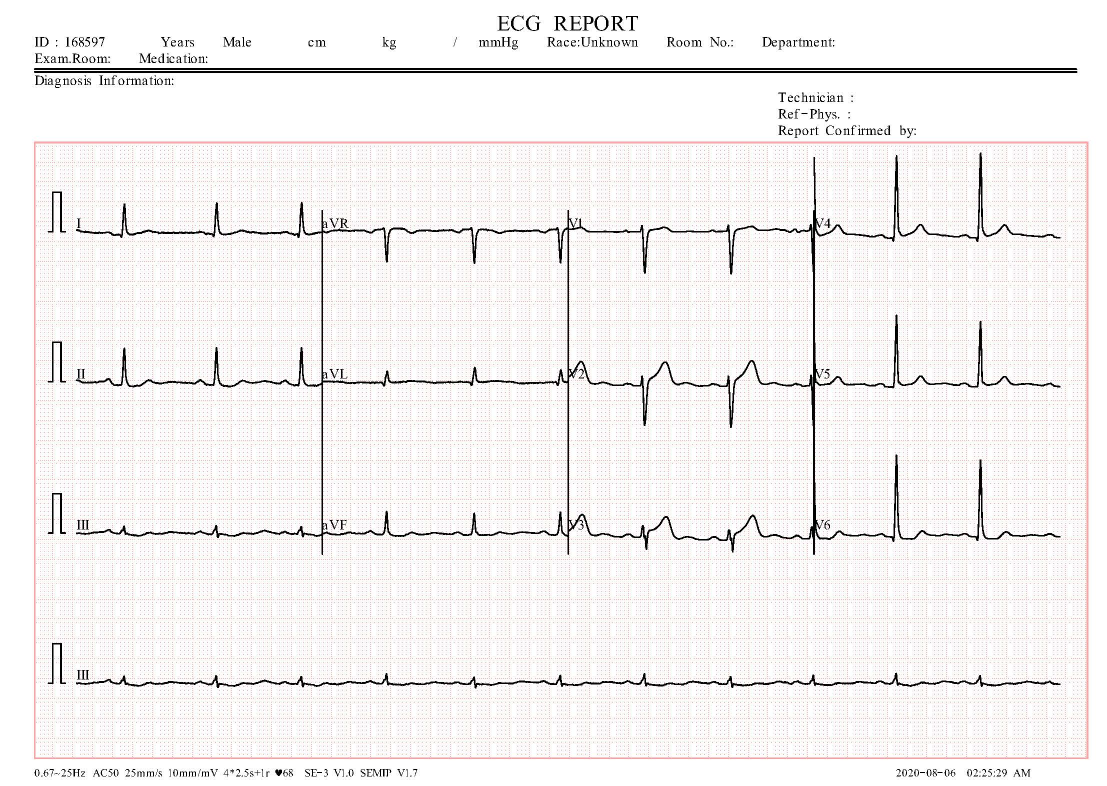
#> input picture ecg_analysis/ECG_TEST.jpg, 2213 x 1572 px (shown at 1/2 size)
$ jupyter execute ecg_intepreter.ipynb
#> lines starting #> are read from the running program, lines starting #| are printed output that depends on the picture; after the words box and inside, x2 and y2 are one past the last pixel; in counts of white or black regions, pixels touching at a corner belong together; long printed decimals are rounded
[cell 1]
#  organizing imports
import cv2
import numpy as np
import matplotlib.pyplot as plt
# path to input image is specified and
# image is loaded with imread command
image1 = cv2.imread('ECG_TEST.jpg')
#> image1 is the input picture: shape (1572, 2213, 3); mean B, G, R 241, 241.3, 243.6

# cv2.cvtColor is applied over the
# image input with applied parameters
# to convert the image in grayscale
img = cv2.cvtColor(image1, cv2.COLOR_BGR2GRAY)

# applying Otsu thresholding
# as an extra flag in binary
# thresholding
ret, thresh1 = cv2.threshold(img, 120, 225, cv2.THRESH_BINARY +
                                            cv2.THRESH_OTSU)
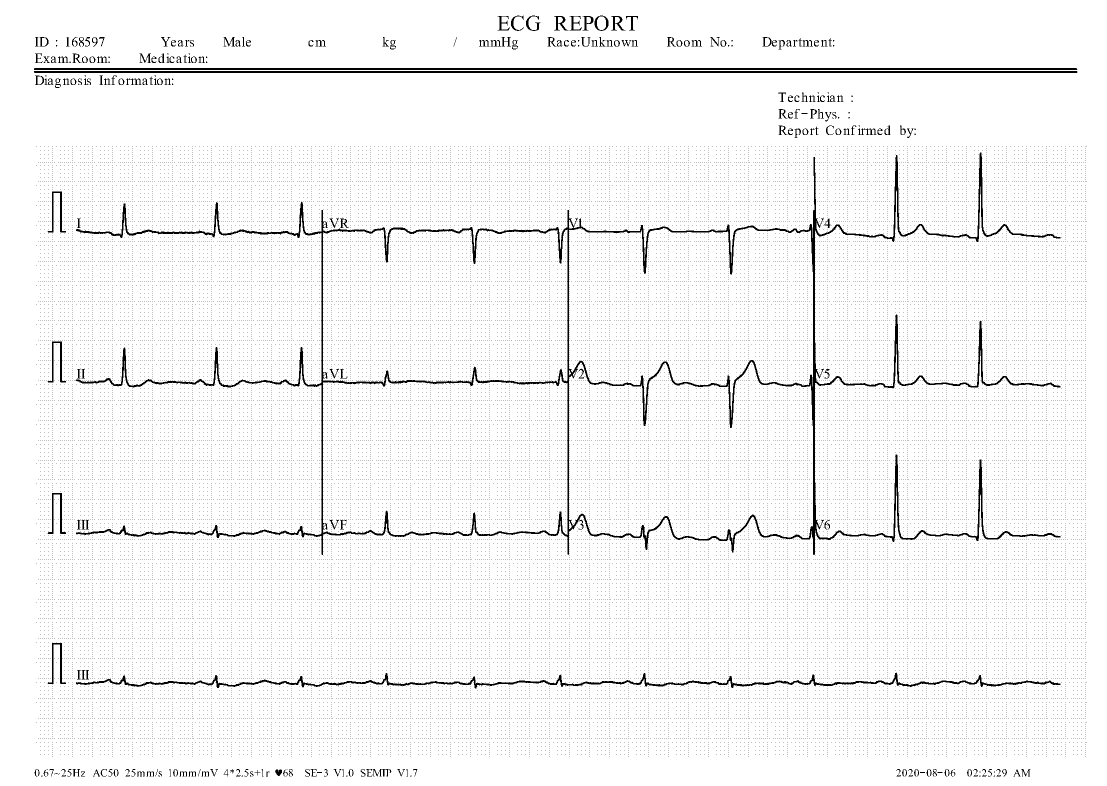
#> thresh1: shape (1572, 2213) (shown at 1/2 size); values 0 (black) and 225 (white), 96% white; 47207 black regions (46983 under 20 px), largest, box (x1, y1, x2, y2) and area: (151, 305, 2121, 1111) 46335, (152, 1345, 2121, 1377) 8713, (68, 142, 2155, 146) 8345
#> ret = 142

# the window showing output image
# with the corresponding thresholding
# techniques applied to the input image
plt.imshow(thresh1,cmap="gray")

[cell 2]
def crop_lead_I_ecg(path):
    # path to input image is specified and image is loaded with imread command
#> called with path = 'abnormal_example.jpg'
    image1 = cv2.imread(path)
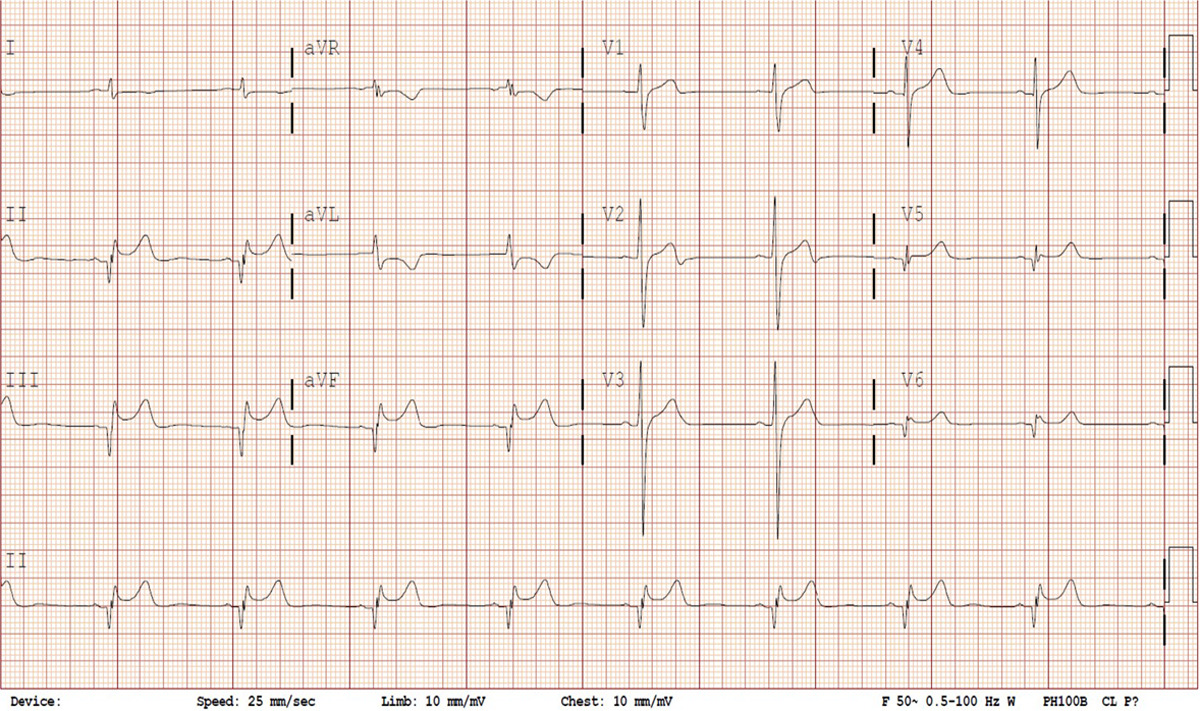
#> input picture ecg_analysis/abnormal_example.jpg, 1200 x 711 px
#> image1 is the input picture: shape (711, 1200, 3); mean B, G, R 218, 226.3, 239.7
    # cv2.cvtColor is applied over the image input with applied parametersto convert the image in grayscale
    img = cv2.cvtColor(image1, cv2.COLOR_BGR2GRAY)
#> img: shape (711, 1200)
    # Applying Otsu thresholding as an extra flag in binary thresholding
    ret, thresh1 = cv2.threshold(img, 120, 255, cv2.THRESH_BINARY + cv2.THRESH_OTSU)
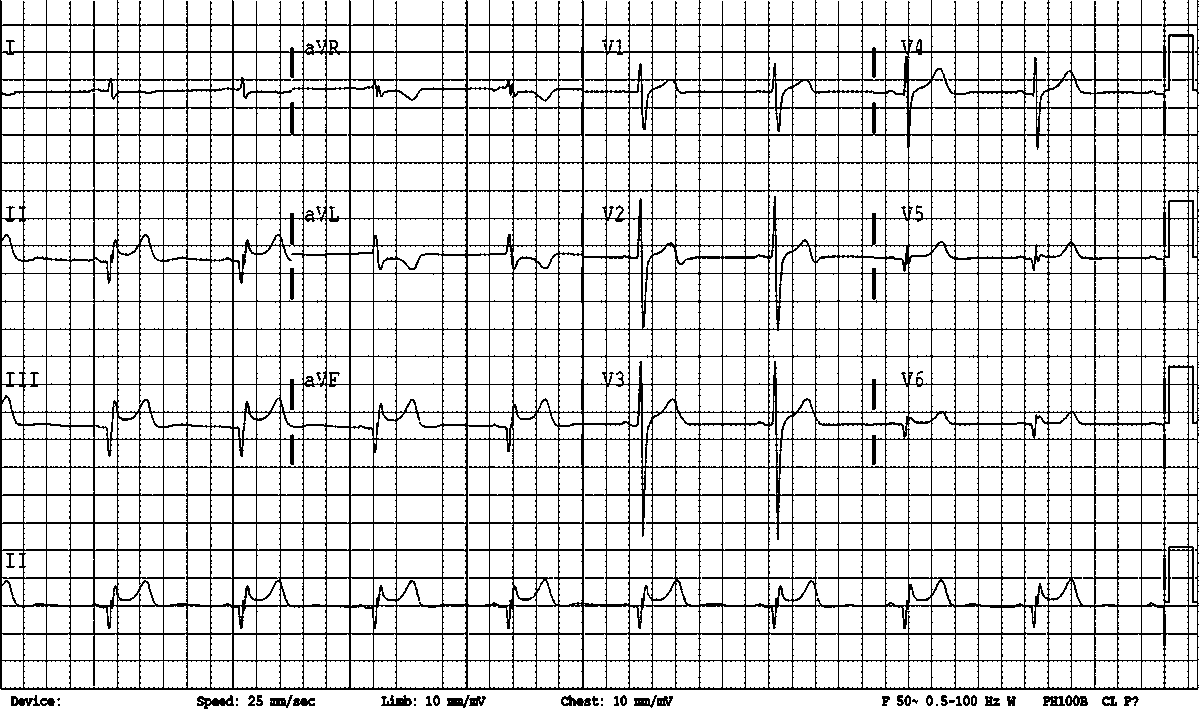
#> thresh1: shape (711, 1200); 86.5% white; black in thin lines or dots
#> ret = 204
    # Now we are going to crop Patient detail from upper side of ECG Report
    crop_img = thresh1[280:1400, 90:2115]
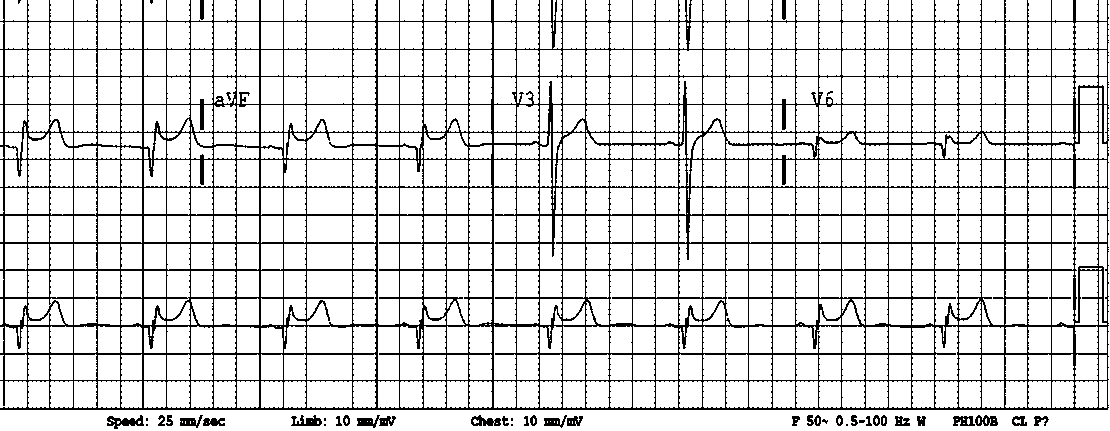
#> crop_img: shape (431, 1110); 86.9% white; black in thin lines or dots
    # Now we are going to crop single lead according to the pixels of ECG report
    crop_img = crop_img[90:200, 72:550]
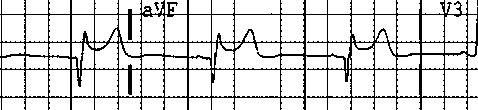
#> crop_img: shape (110, 478); 85.7% white; black in thin lines or dots
    for i in range (0,crop_img.shape[0]-10):
        for j in range (0,crop_img.shape[1]-10):
            if crop_img[i][j]==0:
                count=0
                for k in range (i-5,i+5):
                    for l in range (j-5,j+5):
                        if crop_img[k][l]==0:
                            count=count+1
                if(count<5):
                    crop_img[i][j]=255
    return crop_img

[cell 3]
lead_I_img=crop_lead_I_ecg("abnormal_example.jpg")
plt.imshow(lead_I_img,cmap="gray")

[cell 4]
def digitize_lead_I(img):
    pixel_from_top=[]
    pixel_from_bottom=[]
    for i in range (0,478):
        id=0
        for j in range (0,110):
            if img[j][i]==0:
                pixel_from_top.append(j)
                id=1
                break
        if id==0:
            pixel_from_top.append(pixel_from_top[i-1])

    for i in range (0,478):
        pixel_from_bottom.append(110-pixel_from_top[i])
    return pixel_from_bottom

[cell 5]
pixels=digitize_lead_I(lead_I_img)
#> pixels = 478 values, max 110 at index 1, min 96 at index 0, mean 98.13

[cell 6]
plt.plot(pixels)
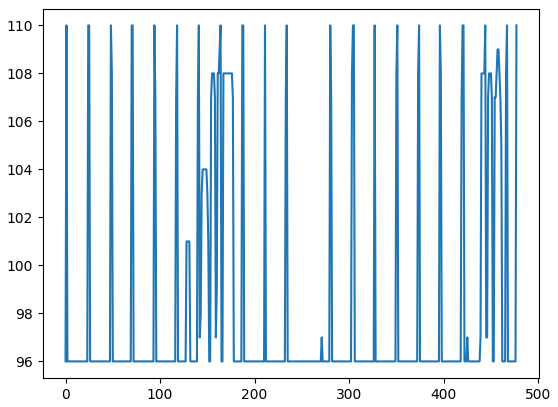
#> figure drawn by matplotlib, 1 panel; curve peaks at x = 1, y = 110

[cell 7]
# Step 1: Smooth the signal
window_size = 5
smoothed_ecg = np.convolve(pixels, np.ones(window_size)/window_size, mode='same')
#> smoothed_ecg = 478 values, max 108.4 at index 442, min 60.4 at index 0, mean 97.87

[cell 8]
# Step 2: Differentiate the signal
diff_ecg = np.diff(smoothed_ecg)
#> diff_ecg = 477 values, max 19.2 at index 0, min -19.2 at index 475, mean 0

# Step 3: Set a threshold
threshold = 0.5 * np.max(smoothed_ecg)
#> threshold = 54.2

[cell 9]
# Step 4: Find peaks
from scipy.signal import find_peaks
r_peaks, _ = find_peaks(smoothed_ecg, height=threshold, distance=10)
#> r_peaks = 23 values from 2 to 475

[cell 10]
plt.plot(smoothed_ecg, label='Smoothed ECG')
plt.plot(r_peaks, smoothed_ecg[r_peaks], "x", label='R Peaks', color='red')
plt.title('R Peak Detection in ECG Signal')
plt.xlabel('Samples')
plt.ylabel('Amplitude')
plt.legend()
plt.show()
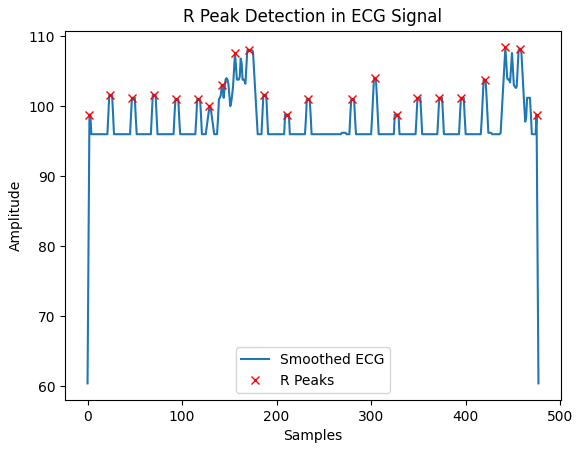
#> figure drawn by matplotlib, 1 panel; curve peaks at x = 442, y = 108.4; curve peaks at x = 442, y = 108.4

[cell 11]
import numpy as np

# Function to calculate ST depression and slope from R-peaks
def calculate_st_depression_and_slope(ecg_signal, r_peaks, fs=1000):
#> called with ecg_signal = array of shape (478,), r_peaks = array of shape (23,), fs = 1000
    st_depressions = []
    slopes = []

    for r_peak in r_peaks:
        # Ensure we don't go out of bounds
        if r_peak + int(80 * fs / 1000) >= len(ecg_signal) or r_peak - int(200 * fs / 1000) < 0:
            continue  # Skip this R peak if it goes out of bounds

        # Segment the ECG from the J-point (after QRS complex)
        st_segment = ecg_signal[r_peak + int(60 * fs / 1000): r_peak + int(80 * fs / 1000)]  # ST segment
        baseline_segment = ecg_signal[r_peak - int(200 * fs / 1000): r_peak - int(150 * fs / 1000)]  # Baseline

        # Calculate ST depression: difference between ST segment and baseline
        st_depression = np.mean(st_segment) - np.mean(baseline_segment)
        st_depressions.append(st_depression)

        # Calculate Slope: Linear regression on ST segment (time vs amplitude)
        time = np.linspace(0, len(st_segment) / fs, len(st_segment))  # Time in seconds
        slope = np.polyfit(time, st_segment, 1)[0]  # Linear fit (slope)

        # Classify Slope (0: Upsloping, 1: Horizontal, 2: Downsloping)
        if slope > 0:
            slopes.append(0)  # Upsloping
        elif slope == 0:
            slopes.append(1)  # Horizontal
        else:
            slopes.append(2)  # Downsloping
#> this loop made 23 passes
#> r_peak on passes 1, 2, 3, 4, 5, 6, 7, 8, 9, 10, 11, 20: 2, 24, 47, 70, 94, 117, 129, 142, 156, 171, 187, 420
#> (r_peak, st_depression, slope) on passes 12 to 17: (211, 0.2, -9.43), (233, 0.92, 88.57), (280, 0.1, 38.57), (304, -1.48, 1.43), (327, -5.42, -1.43), (349, -3.84, 97.14)
#> after the loop, slopes = [2, 0, 0, 0, 2, 0, 0, 2]; st_depressions = [0.2, 0.92, 0.1, -1.48, -5.42, -3.84, 3.55, 4.45]

    return st_depressions, slopes

[cell 12]
# Assuming ecg_data is your ECG signal and r_peaks is the array of detected R peaks
st_depressions, slopes = calculate_st_depression_and_slope(smoothed_ecg, r_peaks, fs=1000)
#> st_depressions = [0.2, 0.92, 0.1, -1.48, -5.42, -3.84, 3.55, 4.45]; slopes = [2, 0, 0, 0, 2, 0, 0, 2]

# Print results
print("ST Depressions:", st_depressions)
#| ST Depressions: [0.2, 0.92, 0.1, -1.476, -5.424, -3.844, 3.550, 4.450]
print("Slopes:", slopes)
#| Slopes: [2, 0, 0, 0, 2, 0, 0, 2]

[cell 13]
# [28 lines of commented-out code are left out]

[cell 14]
average_st_depression = np.mean(st_depressions)
#> average_st_depression = -0.19
average_slope = np.mean(slopes)
#> average_slope = 0.75

print("Average ST Depression:", average_st_depression)
#| Average ST Depression: -0.1905
print("Slope:", average_slope)
#| Slope: 0.75
